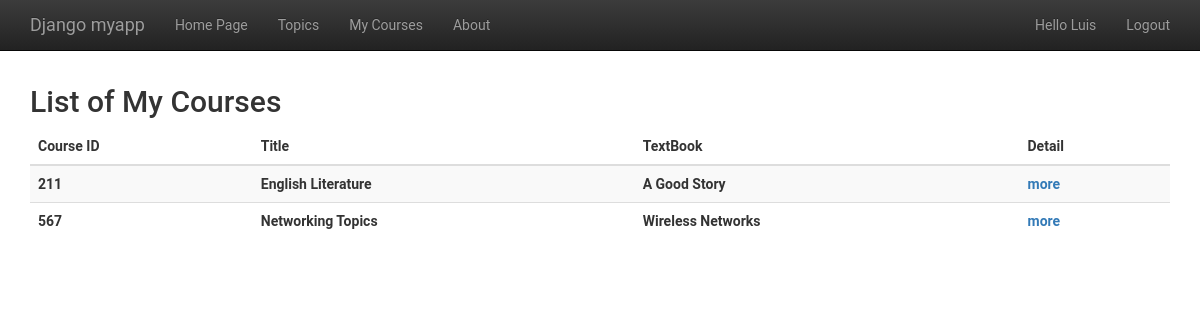
The page /myapp/mycourses (signed in) on the database its author committed.
### myapp/models.py (models this page shows, shortened)
class Course(models.Model):
    course_no = models.IntegerField(primary_key=True)
    title = models.CharField(max_length=100)
    textbook = models.ForeignKey(Book)
    students = models.ManyToManyField(Student)

class Book(models.Model):
    title = models.CharField(max_length=100)
    author = models.ForeignKey(Author)
    in_stock = models.BooleanField(default=True)
    numpages = models.IntegerField(null = True, validators=[MinValueValidator(50), MaxValueValidator(1000)])
    def __str__(self):
        return self.title

### myapp/views.py (the view)
def mycourses(request):
    if request.user.is_authenticated:
        courses = get_object_or_404(Student, username=request.user.username).course_set.all()
        return render(request, 'myapp/mycourse.html', {'courses':courses})
    else:
        return render(request, 'myapp/mycourse.html')

### myapp/templates/myapp/mycourse.html
{% extends 'myapp/base.html' %}
{% block body_block %}
{% if request.user.is_authenticated and courses %}
<h2 class="sub-header">List of My Courses</h2>
<div class="table-responsive">
	<table class="table table-striped">
		<thead>
			<tr>
				<th>Course ID</th>
				<th>Title</th>
				<th>TextBook</th>
				<th>Detail</th>
			</tr>
		</thead>
		<tbody>
			{% for course  in courses %}
			<tr>
				<th> {{ course.course_no }} </th>
				<th> {{ course.title }} </th>
				<th> {{ course.textbook }} </th>
				<th><a href="{% url 'myapp:detail' course.course_no %}">more</a></th>
			</tr>
			{% endfor %}
		</tbody>
	</table>
</div>
{% else %}
<strong>You are not a student!</strong>
{% endif %}
{% endblock %}

### myapp/templates/myapp/base.html (shortened to what this page needs)
<!DOCTYPE html>
<html lang="en">
	<head>
		{% load staticfiles %}
		<link rel="stylesheet" href="https://maxcdn.bootstrapcdn.com/bootstrap/3.3.7/css/bootstrap.min.css">
		<link rel="stylesheet" href="https://maxcdn.bootstrapcdn.com/bootstrap/3.3.7/css/bootstrap-theme.min.css">
		<link rel="stylesheet" href="{% static 'myapp/css/style.css' %}">
	</head>
	<body>
		<nav class="navbar navbar-inverse navbar-fixed-top">
			<div class="container">
				<div class="navbar-header">
					<a class="navbar-brand" href="#">Django myapp</a>
				</div>
				<div id="navbar" class="collapse navbar-collapse">
					<ul class="nav navbar-nav">
						<li><a href = "{% url 'myapp:index' %}">Home Page</a></li>
						<li><a href ="{% url 'myapp:topics' %}">Topics</a></li>
						{% if request.user.is_authenticated %}
						<li><a href="{% url 'myapp:mycourses' %}">My Courses</a></li>
						{% endif %}
						<li><a href="{% url 'myapp:about' %}">About</a></li>
					</ul>
					<ul class="nav navbar-nav navbar-right">
						{% if request.user.is_authenticated %}
						<li><a href="#">Hello {{ request.user.first_name }}</a></li>
						<li><a href="{% url 'myapp:logout' %}">Logout</a></li>
						{% else %}
						<li><a href="{% url 'myapp:login' %}">Login</a></li>
						<li><a href="{% url 'myapp:register' %}">Register</a></li>
						{% endif %}
					</ul>
				</div>
			</div>
		</nav>
		<div class="container">
			{% block body_block %}*** {% endblock %}
		</div>
	</body>
</html>

### myapp/static/myapp/css/style.css (style rules this page uses)
body { padding-top: 65px; font-family: "Roboto", "Helvetica Neue", Helvetica, Arial, sans-serif; }

### rows shown on the page
Course: course_no "211", title "English Literature", textbook "A Good Story"
Course: course_no "567", title "Networking Topics", textbook "Wireless Networks"

### other values the page prints
{{ request.user.first_name }} "Luis"
